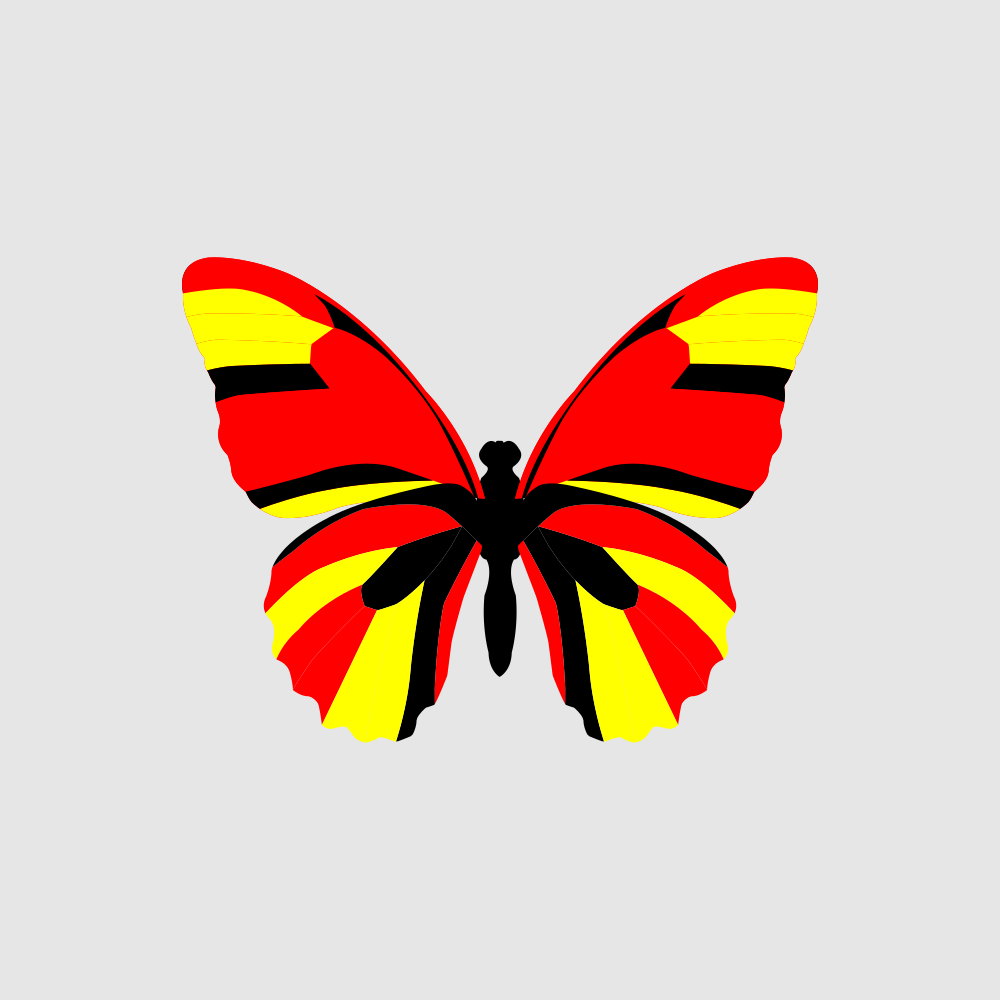

The script that saved this image:
from PVG import *

canvas = Canvas()
parser = SVGParser().parse("halfbutterfly.svg")
silhouettes = [layer.silhouette() for layer in parser.layers()]
rcolor = Roller([Color.black(),Color.red(),Color.yellow()])

sortlist = []
for silhouette in silhouettes:
    for level in range(2):
        for poly in silhouette.polygons(level):
            sortlist.append((poly.middle().x(),poly))

sortlist.sort()
symx      = sortlist[-1][0]
nosym     = sortlist[-1][1]

for silhouette in silhouettes:

    if not len(silhouette.polygons()) == 1:

        segs = [(p1,p2) for poly in silhouette.allpolygons() for (p1,p2) in pairs(poly.lengthsamples(5.0))]

        puts("interseg computation")
        intersegs = IntersectionBuilder().intersectionsegs(segs)

        puts("edgegraph computation")
        eg = EdgeGraph().loadwithpointpairs(intersegs)
        polygons = [Polygon(points) for points in eg.closedpolygons()]

        for poly in polygons:
            ccolor = rcolor.next()
            canvas.draw(poly,ccolor)
            canvas.draw(poly.symx(symx),ccolor)

    else:
        canvas.draw(silhouette.polygons()[0],rcolor.next())

canvas.save("main_svglayer.png")
